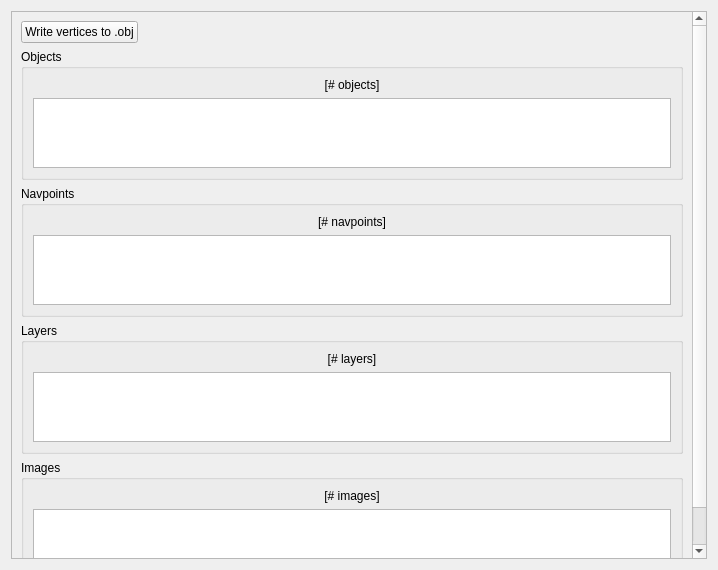
<?xml version="1.0" encoding="UTF-8"?>
<ui version="4.0">
 <class>P3DViewer</class>
 <widget class="QWidget" name="P3DViewer">
  <property name="geometry">
   <rect>
    <x>0</x>
    <y>0</y>
    <width>718</width>
    <height>570</height>
   </rect>
  </property>
  <property name="windowTitle">
   <string>Form</string>
  </property>
  <layout class="QGridLayout" name="gridLayout_6">
   <item row="0" column="0">
    <widget class="QScrollArea" name="scrollArea">
     <property name="widgetResizable">
      <bool>true</bool>
     </property>
     <widget class="QWidget" name="scrollAreaWidgetContents">
      <property name="geometry">
       <rect>
        <x>0</x>
        <y>0</y>
        <width>681</width>
        <height>567</height>
       </rect>
      </property>
      <layout class="QGridLayout" name="gridLayout_5">
       <item row="2" column="0">
        <widget class="QGroupBox" name="groupBox_2">
         <property name="title">
          <string>Navpoints</string>
         </property>
         <layout class="QGridLayout" name="gridLayout_2">
          <item row="1" column="0">
           <widget class="QTableWidget" name="navTable"/>
          </item>
          <item row="0" column="0">
           <widget class="QLabel" name="navCount">
            <property name="text">
             <string>[# navpoints]</string>
            </property>
            <property name="alignment">
             <set>Qt::AlignCenter</set>
            </property>
           </widget>
          </item>
         </layout>
        </widget>
       </item>
       <item row="1" column="0">
        <widget class="QGroupBox" name="groupBox">
         <property name="title">
          <string>Objects</string>
         </property>
         <layout class="QGridLayout" name="gridLayout">
          <item row="0" column="0">
           <widget class="QLabel" name="objCount">
            <property name="text">
             <string>[# objects]</string>
            </property>
            <property name="alignment">
             <set>Qt::AlignCenter</set>
            </property>
           </widget>
          </item>
          <item row="1" column="0">
           <widget class="QListWidget" name="objList"/>
          </item>
         </layout>
        </widget>
       </item>
       <item row="4" column="0">
        <widget class="QGroupBox" name="groupBox_4">
         <property name="title">
          <string>Images</string>
         </property>
         <layout class="QGridLayout" name="gridLayout_4">
          <item row="1" column="0">
           <widget class="QListWidget" name="imgList"/>
          </item>
          <item row="0" column="0">
           <widget class="QLabel" name="imgCount">
            <property name="text">
             <string>[# images]</string>
            </property>
            <property name="alignment">
             <set>Qt::AlignCenter</set>
            </property>
           </widget>
          </item>
         </layout>
        </widget>
       </item>
       <item row="3" column="0">
        <widget class="QGroupBox" name="groupBox_3">
         <property name="title">
          <string>Layers</string>
         </property>
         <layout class="QGridLayout" name="gridLayout_3">
          <item row="1" column="0">
           <widget class="QListWidget" name="lyrList"/>
          </item>
          <item row="0" column="0">
           <widget class="QLabel" name="lyrCount">
            <property name="text">
             <string>[# layers]</string>
            </property>
            <property name="alignment">
             <set>Qt::AlignCenter</set>
            </property>
           </widget>
          </item>
         </layout>
        </widget>
       </item>
       <item row="0" column="0">
        <widget class="QPushButton" name="writeToObjButton">
         <property name="sizePolicy">
          <sizepolicy hsizetype="Maximum" vsizetype="Fixed">
           <horstretch>0</horstretch>
           <verstretch>0</verstretch>
          </sizepolicy>
         </property>
         <property name="text">
          <string>Write vertices to .obj</string>
         </property>
        </widget>
       </item>
      </layout>
     </widget>
    </widget>
   </item>
  </layout>
 </widget>
 <resources/>
 <connections/>
</ui>
